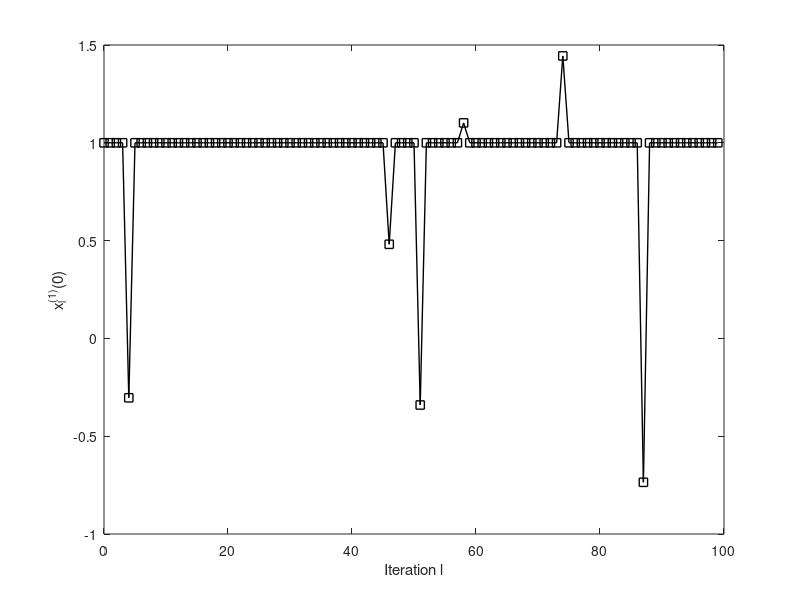

MATLAB code for this plot: (Note: this script raises an error after producing the figure.)
clc;clear;close all;
rA=unifrnd(0,4,4,1);
rE=unifrnd(-2,0,6,1);

rB(1:70,1)=1;

rC(1:70,1)=1;

rD=[rA;rB;rC;rE];

x3(1:150,1)=rD(randperm(numel(rD)));

figure
plot(0:99,x3(1:100, 1), 'ks-', 'LineWidth', 1); hold on;
xlabel('Iteration l');
ylabel('x^{(1)}_l(0)');
ax = gca;
box(ax, 'on');
ax.TickDir = 'in';
ax.YAxisLocation = 'left';
ax.FontName = 'Times New Roman';
ax.FontWeight = 'normal';
ax.FontSize = 13;
ax.LineWidth = 1.5; % 【修改】加粗边框
xlim([0, 100]);
